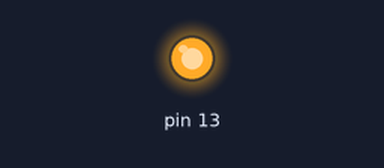
A sketch run on a simulated Arduino Uno, built with avr-gcc and run on an emulated ATmega328P. On the bench: output pins drawn as LEDs (lit = HIGH).

Above: at 0.5 s.
At 5.0 s:
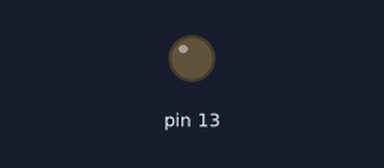
Timing chart, 0 to 6.9 s (numbered marks = the images above):
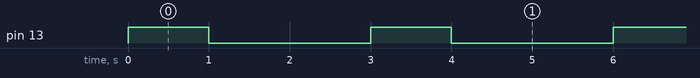

The sketch:

bai_2.ino
```cpp
// Lập trình điều khiển đèn LED có sẵn trên KIT (nối với chân 13)
//nhấp nháy với nhịp 1s sáng, 2s tối.

void setup() {
  pinMode(13, 1);
  digitalWrite(13,0);
}

void loop() {
  digitalWrite(13, 1);
  delay(1000);
  digitalWrite(13, 0);
  delay(2000);
}
```

Measured:
- by itself, pin 13: alternates HIGH for 1.0 s and LOW for 2.0 s
